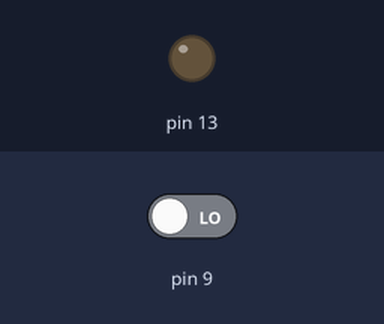
A sketch run on a simulated Arduino Uno, built with avr-gcc and run on an emulated ATmega328P. On the bench: output pins drawn as LEDs (lit = HIGH). The test bench sets the inputs (shaded band); at power-on: pin 9 LOW.

Above: at 1.2 s.
1.3 s: pin 9 driven HIGH
At 1.6 s:
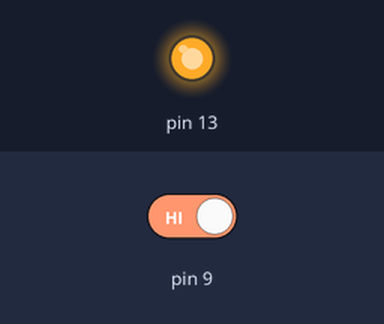
2.8 s: pin 9 driven LOW
At 3.9 s:
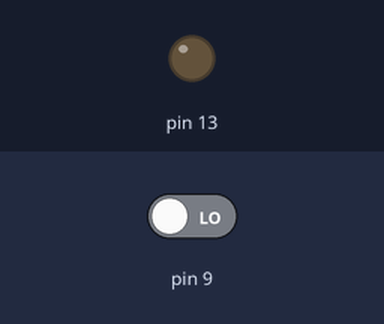
Timing chart, 0 to 5.8 s (numbered marks = the images above; inputs shaded):
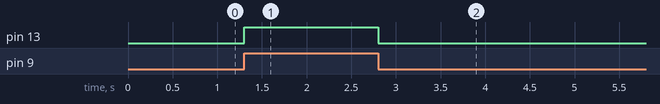

Measured:
- after the input at 1.3 s, pin 13: LOW → HIGH at once
- after the input at 2.8 s, pin 13: HIGH → LOW at once

The sketch:

Button_01_with_evil_floating.ino
```cpp
/* This example will have a floating input,
   which is a BAD thing. For this BAD demo
   connect the button to pin 9 and +5V.

*/

int buttonState;


void setup() {
  // put your setup code here, to run once:
  pinMode(9, INPUT);
  pinMode(13, OUTPUT);
}

void loop() {
  // put your main code here, to run repeatedly:
  buttonState = digitalRead(9);
  if (buttonState) {
    digitalWrite(13, HIGH);
  }
  else {
    digitalWrite(13, LOW);
  }
}

/* To correct the floating value, connect a 10K
   resistor between ground and the side of the
   button closest to the analog input. The resistor
   will act as  pull-down, grabbing errant current
   and throwing it to ground.
*/
```
